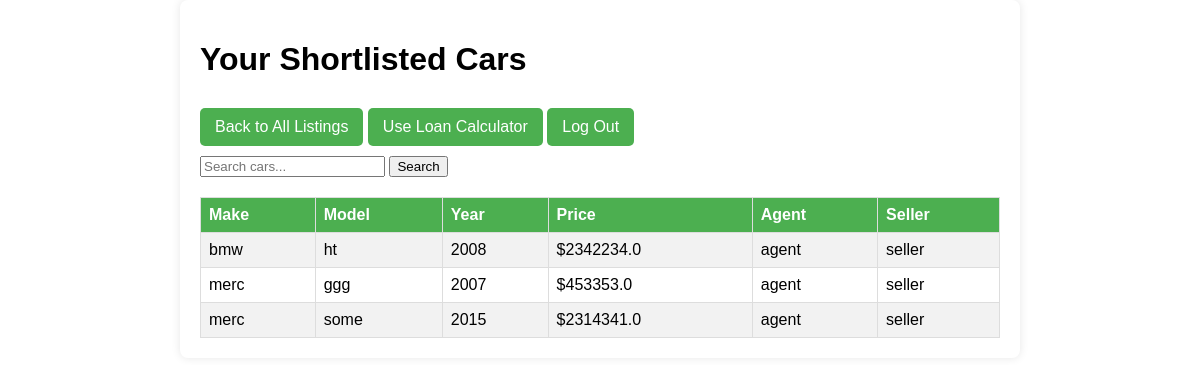
The app's page /buyer/shortlist (signed in) with its own data.
### tables this page shows
CREATE TABLE used_cars (
    car_id INTEGER PRIMARY KEY AUTOINCREMENT,
    make TEXT NOT NULL,
    model TEXT NOT NULL,
    year INTEGER NOT NULL,
    price REAL NOT NULL,
    description TEXT,
    view_count INTEGER DEFAULT 0,
    seller_id TEXT,
    agent_id TEXT NOT NULL,
    FOREIGN KEY (agent_id) REFERENCES user_accounts (id)
);

### app.py (the view)
@app.route('/buyer/shortlist')
@buyer_required
def view_shortlist():
    return buyer_controller.view_shortlist()  # View the shortlist of cars

### app.py (called while the page is built)
def buyer_required(f):
    @wraps(f)
    def decorated_function(*args, **kwargs):
        if 'user' not in session or session['user']['role'] != 'buyer':
            flash('You do not have permission to access this page.')
            return redirect(url_for('login'))
        return f(*args, **kwargs)
    return decorated_function

### base_repository.py (called while the page is built)
    def get_connection(self):
        return sqlite3.connect(self.db_path)

    def fetch_all(self, query, params=()):
        conn = self.get_connection()
        conn.row_factory = sqlite3.Row  # Enables column access by name
        cursor = conn.cursor()
        cursor.execute(query, params)
        results = cursor.fetchall()
        conn.close()
        return results

### buyer.py (called while the page is built)
    def get_shortlist(self, buyer_id):
        query = '''
            SELECT uc.* FROM used_cars uc
            JOIN shortlist s ON uc.car_id = s.car_id
            WHERE s.buyer_id = ?
        '''
        return self.fetch_all(query, (buyer_id,))

### buyer_controller.py (called while the page is built)
    def view_shortlist(self):
        buyer_id = session['user']['id']
        shortlist = self.buyer_entity.get_shortlist(buyer_id)
        return render_template('shortlist.html', cars=shortlist)

### templates/shortlist.html (shortened to what this page needs)
<!DOCTYPE html>
<html lang="en">
<head>
</head>
<body>
    <h1>Your Shortlisted Cars</h1>
    <div>
        <a href="{{ url_for('search_listings') }}">Back to All Listings</a>
        <a href="{{ url_for('loan_calculator') }}">Use Loan Calculator</a>
        <a href="/logout">Log Out</a>
    </div>
    <form action="{{ url_for('search_shortlist') }}" method="post">
        <input type="text" name="search_term" placeholder="Search cars...">
        <input type="submit" value="Search">
    </form>
    <table>
        <tr>
            <th>Make</th>
            <th>Model</th>
            <th>Year</th>
            <th>Price</th>
            <th>Agent</th>
            <th>Seller</th>
        </tr>
        {% if cars %}
            {% for car in cars %}
                <tr>
                    <td>{{ car['make'] }}</td>
                    <td>{{ car['model'] }}</td>
                    <td>{{ car['year'] }}</td>
                    <td>${{ car['price'] }}</td>
                    <td>{{ car['agent_id'] }}</td>
                    <td>{{ car['seller_id'] }}</td>
                </tr>
            {% endfor %}
        {% else %}
            <tr>
                <td colspan="6" style="text-align: center;">No cars in your shortlist.</td>
            </tr>
        {% endif %}
    </table>
</body>
</html>

### templates/shortlist.html (style rules this page uses)
body { font-family: Arial, sans-serif; background-color: #f0f0f0; margin: 40px; padding: 20px; max-width: 800px; margin: auto; background-color: white; border-radius: 8px; box-shadow: 0 0 10px rgba(0, 0, 0, 0.1); }
h1 { margin-bottom: 20px; }
a { display: inline-block; margin: 10px 0; text-decoration: none; color: white; background-color: #4CAF50; padding: 10px 15px; border-radius: 5px; }
table { width: 100%; border-collapse: collapse; margin-top: 20px; }
th, td { border: 1px solid #ddd; padding: 8px; text-align: left; }
th { background-color: #4CAF50; color: white; }
tr:nth-child(even) { background-color: #f2f2f2; }

### records on screen
used_cars: make "bmw", model "ht", year "2008", price "2342234.0", agent_id "agent", seller_id "seller"
used_cars: make "merc", model "ggg", year "2007", price "453353.0", agent_id "agent", seller_id "seller"
used_cars: make "merc", model "some", year "2015", price "2314341.0", agent_id "agent", seller_id "seller"
